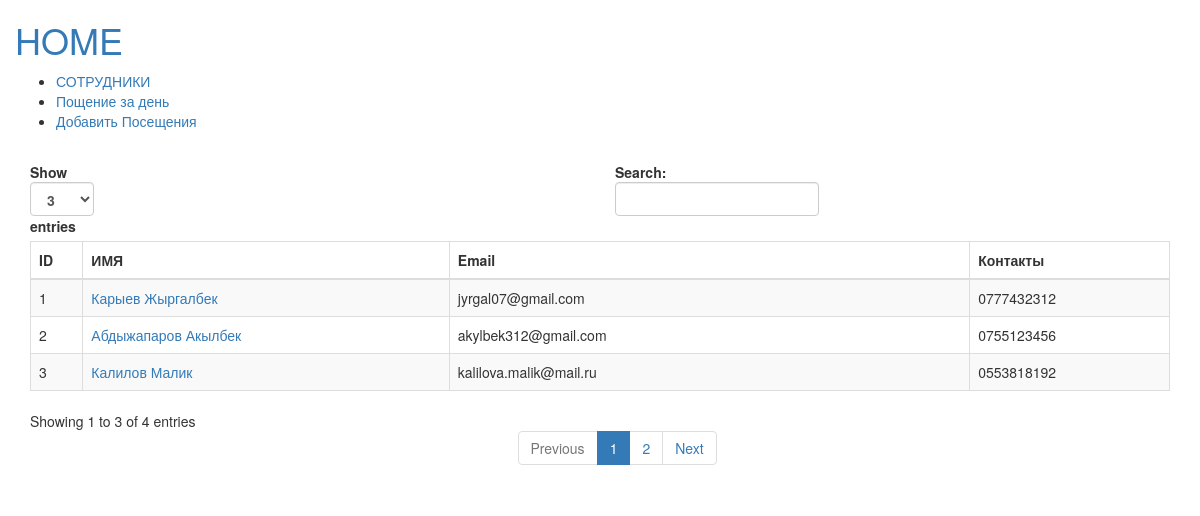
The page / on the database its author committed.
### grid/models.py (models this page shows, shortened)
class Employee(models.Model):
    name = models.CharField(max_length=50)
    email = models.EmailField(blank=True, null=True)
    phone = models.CharField(max_length = 55)
    position = models.ForeignKey(Position, on_delete=models.CASCADE)
    image = models.ImageField(upload_to='employers', blank=True, null=True)
    stack = models.CharField(max_length=1000, blank=True, null=True)
    slug = models.SlugField(unique=True)
    def get_absolute_url(self):
        return reverse('employee', kwargs={'slug': self.slug})

### grid/views.py (the view)
# urls.py: path('', index, name='index'),
def index(request):
    employers = Employee.objects.all
    context = {
        'employers' : employers
    }
    return render(request, 'show.html', context)

### grid/templates/show.html (shortened to what this page needs)
{% extends "base.html" %}
{% block content %}
    <div class = "col-md-12">
        <div class="table-responsive">
        <table id="bootstrapdatatable" class="table table-striped table-bordered" width = '100%'>
            <thead>
                <th>ID</th>
                <th>ИМЯ</th>
                <th>Email</th>
                <th>Контакты</th>
            </thead>
            <tbody>
                {% for i in employers %}
                <tr>
                    <td>{{ i.id }}</td>
                    <td><a href="{{ i.get_absolute_url }}"> {{ i.name }} </a></td>
                    <td>{{ i.email }}</td>
                    <td>{{ i.phone }}</td>
                </tr>
                {% endfor %}
            </tbody>
        </table>
        </div>
    </div>
{% endblock %}

### grid/templates/base.html (shortened to what this page needs)
{% load static %}
<!DOCTYPE html>
<html lang="en">
<head>
    <link href="{% static 'css/style.css' %}" rel="stylesheet" >
    <link href="http://maxcdn.bootstrapcdn.com/bootstrap/3.3.0/css/bootstrap.min.css" rel="stylesheet"
    id="bootstrap-css">
</head>
<body>
<header id="header" class="fixed-top d-flex align-items-cente">
    <div class="container-fluid container-xl d-flex align-items-center justify-content-lg-between">
        <h1 class="logo me-auto me-lg-0"><a href="{% url 'index' %}">HOME</a></h1>
        <nav id="navbar" class="navbar order-last order-lg-0">
            <ul>
                <li><a class="nav-link scrollto" href="{% url 'index' %}">СОТРУДНИКИ</a></li>
                <li><a class="nav-link scrollto" href="{% url 'get_visit_day' %}">Пощение за день</a></li>
                <li><a class="nav-link scrollto" href="{% url 'add_visit' %}">Добавить Посещения</a></li>
            </ul>
        </nav>
    </div>
</header>
<div class="container">
    <div class="row">
        {%block content%}
        {%endblock%}
    </div>
</div>
</body>
</html>

### grid/static/css/style.css (style rules this page uses)
body { background-color: white; color: black; }

### rows shown on the page
Employee: id "1", name "Карыев Жыргалбек", email "jyrgal07@gmail.com", phone "0777432312"
Employee: id "2", name "Абдыжапаров Акылбек", email "akylbek312@gmail.com", phone "0755123456"
Employee: id "3", name "Калилов Малик", email "kalilova.malik@mail.ru", phone "0553818192"
